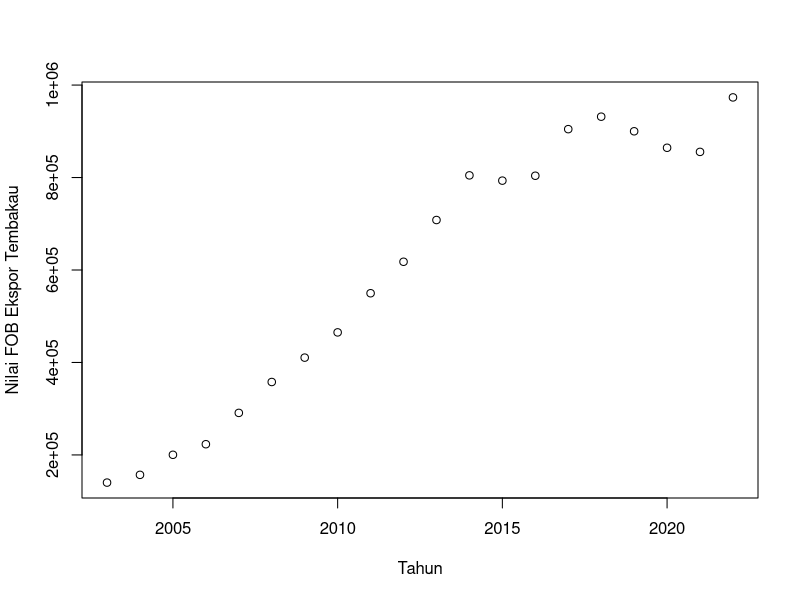
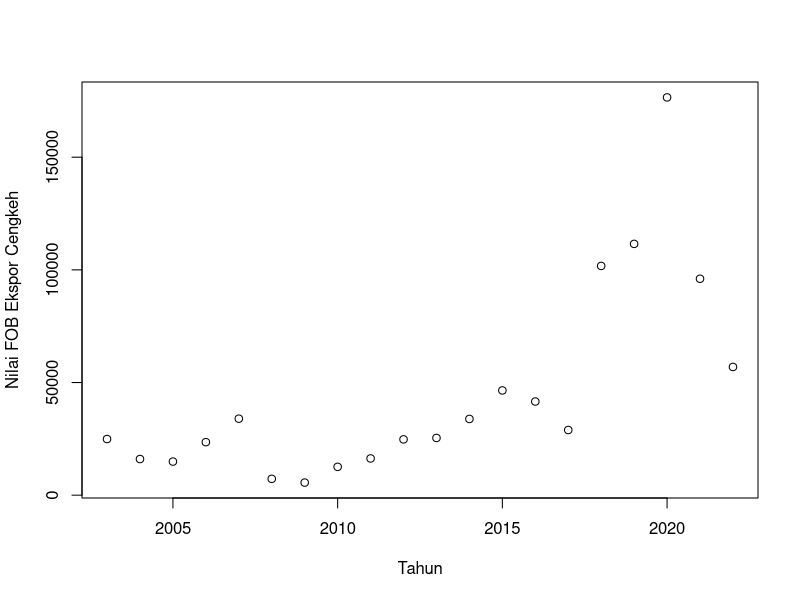
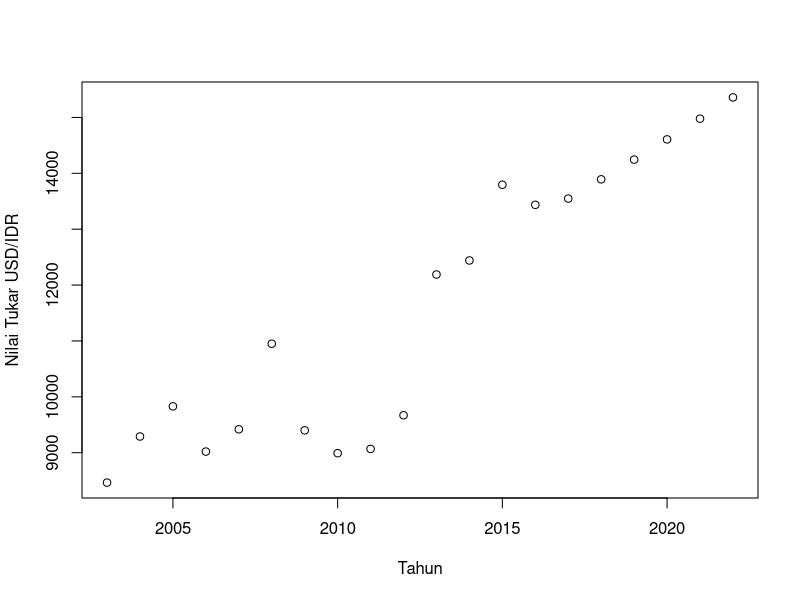
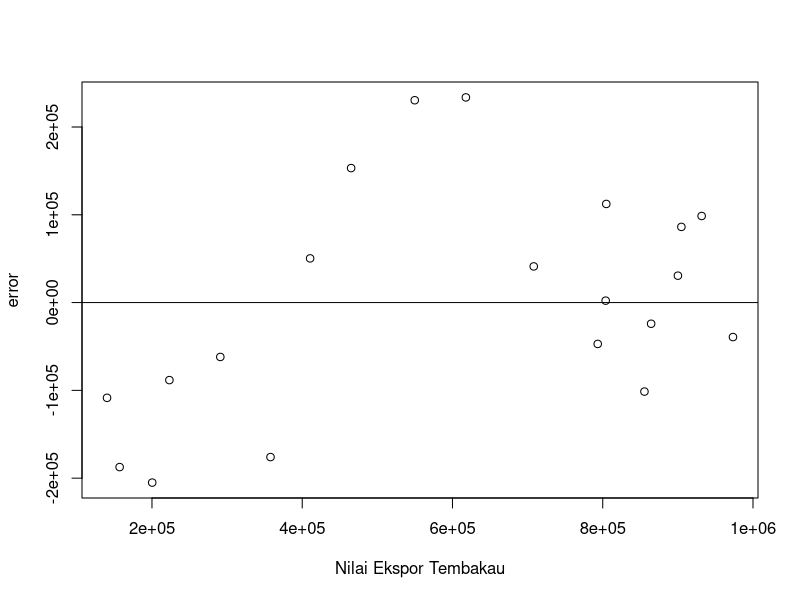
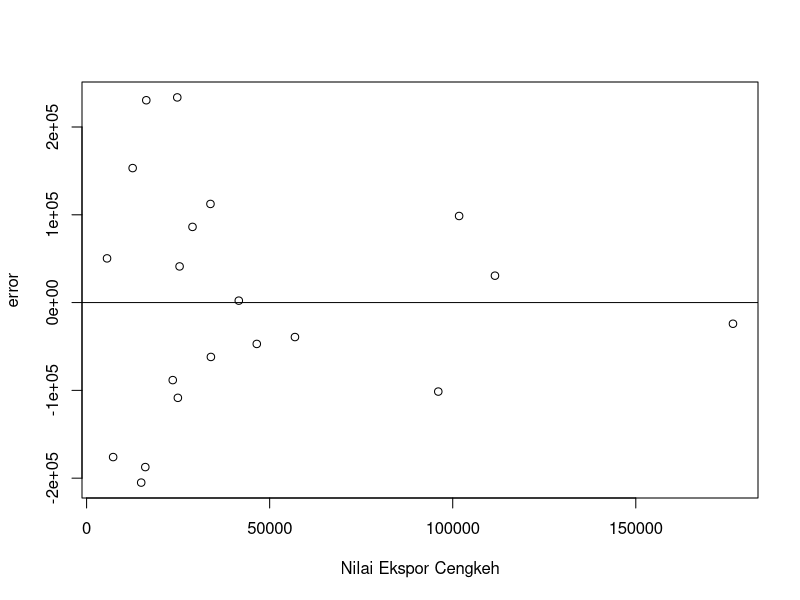
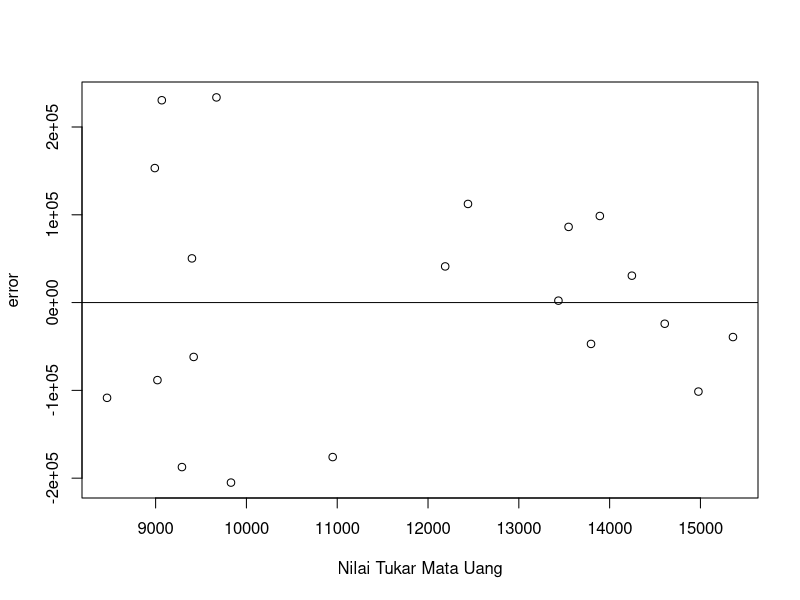

These charts were generated, in order, by the following R code:
setwd("D:/METOPEL UAS/MAWAR METOPEL")
library(readxl)
library(tidyverse)
library(kableExtra)
read_excel("cengkeh.xlsx")
dat <- read_excel("cengkeh.xlsx")
kbl(dat) %>%
  kable_styling(bootstrap_options = c("striped", "hover", "condensed", "responsive"))

# regresi
reg1<-lm(tembakau~cengkeh+kurs,data=dat)
summary(reg1)

plot(dat$tahun,dat$tembakau,xlab="Tahun",ylab="Nilai FOB Ekspor Tembakau")
plot(dat$tahun,dat$cengkeh,xlab="Tahun",ylab="Nilai FOB Ekspor Cengkeh")
plot(dat$tahun,dat$kurs,xlab="Tahun",ylab="Nilai Tukar USD/IDR")

dat$m<-resid(reg1)
plot(dat$tembakau,dat$m,xlab="Nilai Ekspor Tembakau",ylab="error")
abline(h=0) # membuat garis horizontal di y=0

dat$m<-resid(reg1)
plot(dat$cengkeh,dat$m,xlab="Nilai Ekspor Cengkeh",ylab="error")
abline(h=0) # membuat garis horizontal di y=0

dat$m<-resid(reg1)
plot(dat$kurs,dat$m,xlab="Nilai Tukar Mata Uang",ylab="error")
abline(h=0) # membuat garis horizontal di y=0
